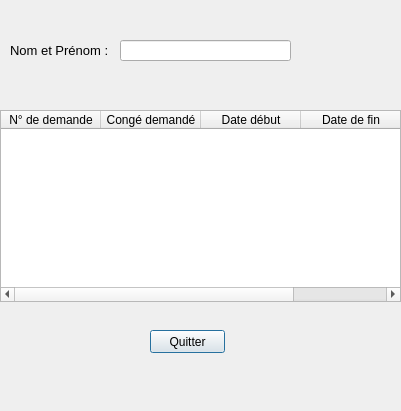
<?xml version="1.0" encoding="UTF-8"?>
<ui version="4.0">
 <class>Dialog</class>
 <widget class="QDialog" name="Dialog">
  <property name="geometry">
   <rect>
    <x>0</x>
    <y>0</y>
    <width>401</width>
    <height>411</height>
   </rect>
  </property>
  <property name="minimumSize">
   <size>
    <width>401</width>
    <height>411</height>
   </size>
  </property>
  <property name="maximumSize">
   <size>
    <width>401</width>
    <height>411</height>
   </size>
  </property>
  <property name="windowTitle">
   <string>Dialog</string>
  </property>
  <widget class="QTableWidget" name="tableWidget">
   <property name="geometry">
    <rect>
     <x>0</x>
     <y>110</y>
     <width>401</width>
     <height>192</height>
    </rect>
   </property>
   <column>
    <property name="text">
     <string>N° de demande</string>
    </property>
   </column>
   <column>
    <property name="text">
     <string>Congé demandé</string>
    </property>
   </column>
   <column>
    <property name="text">
     <string>Date début</string>
    </property>
   </column>
   <column>
    <property name="text">
     <string>Date de fin</string>
    </property>
   </column>
  </widget>
  <widget class="QLineEdit" name="lineEdit">
   <property name="geometry">
    <rect>
     <x>120</x>
     <y>40</y>
     <width>171</width>
     <height>21</height>
    </rect>
   </property>
   <property name="readOnly">
    <bool>true</bool>
   </property>
  </widget>
  <widget class="QLabel" name="label">
   <property name="geometry">
    <rect>
     <x>10</x>
     <y>40</y>
     <width>111</width>
     <height>21</height>
    </rect>
   </property>
   <property name="font">
    <font>
     <family>Nirmala UI</family>
     <pointsize>10</pointsize>
    </font>
   </property>
   <property name="text">
    <string>Nom et Prénom : </string>
   </property>
  </widget>
  <widget class="QPushButton" name="pushButton">
   <property name="geometry">
    <rect>
     <x>150</x>
     <y>330</y>
     <width>75</width>
     <height>23</height>
    </rect>
   </property>
   <property name="text">
    <string>Quitter</string>
   </property>
  </widget>
 </widget>
 <resources/>
 <connections/>
</ui>
